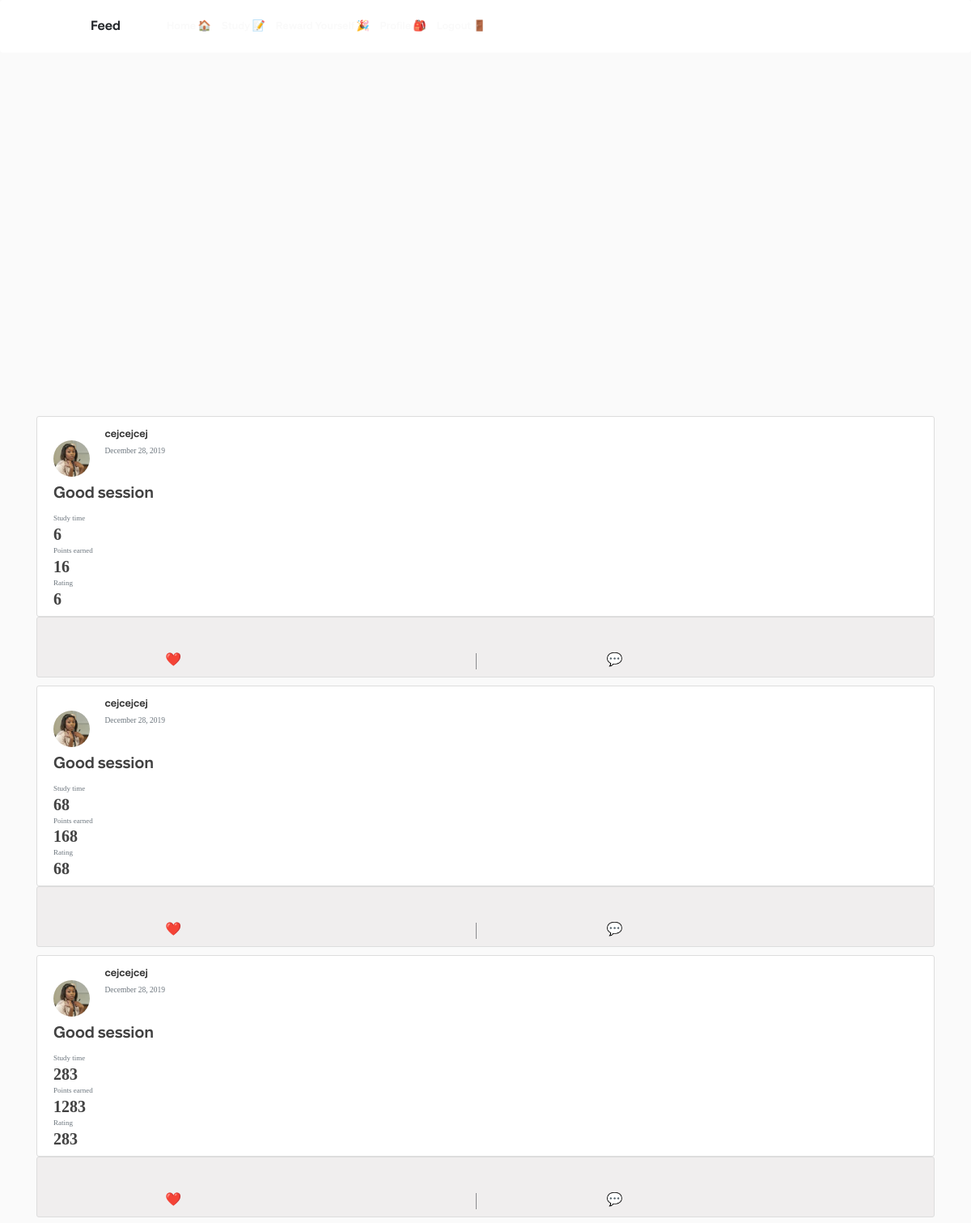
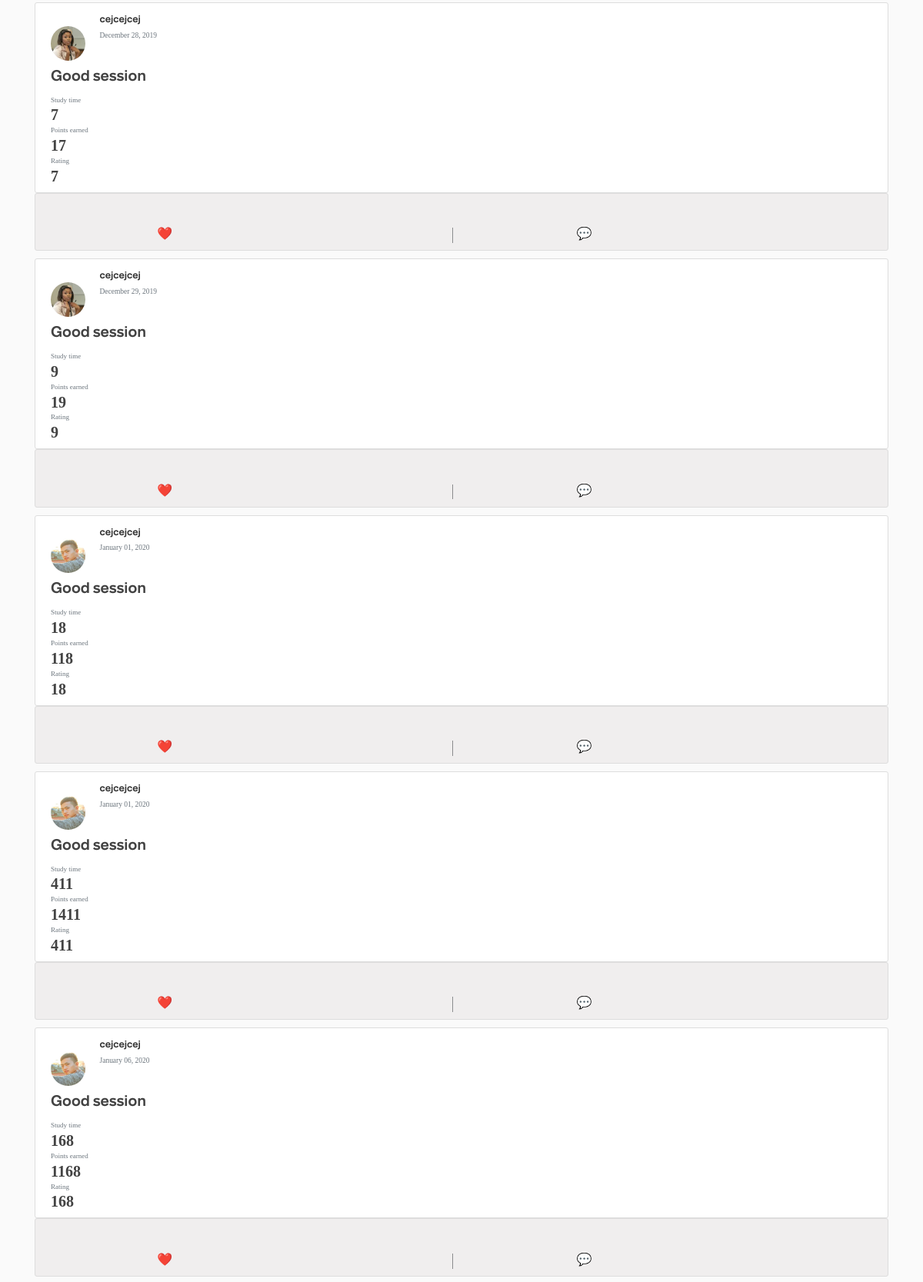
The page /rewards/purchase_rewards/go_home/ (signed in, upper part) on the database its author committed (2 pictures, top to bottom).
### blog/models.py (models this page shows, shortened)
class Post(models.Model):
    objects = models.Manager()
    title = "title" #models.CharField(max_length=100)
    time_studied = models.IntegerField(default=20)
    date_posted = models.DateTimeField(default=timezone.now)
    author = models.ForeignKey(User, on_delete=models.CASCADE)

### users/models.py (models this page shows, shortened)
class Profile(models.Model):
    user = models.OneToOneField(User, on_delete=models.CASCADE)
    profile_pictures = [
        "asian_student.jpeg",
        "black_and_white_photo.jpg",
        "college_student.jpeg",
        "girl_looking_sideways.jpg",
        "nerdy_guy.jpg",
        "science_student.jpeg",
        "student_sitting_on_grass.jpg",
    ]
    for i in range(len(profile_pictures)):
        profile_pictures[i] = "potential_pics/" + profile_pictures[i]
    image = models.ImageField(
        default=random.choice(profile_pictures), upload_to="profile_pics"
    )
    wallet_points = models.BigIntegerField(default=0)
    university = models.CharField(default="", max_length=35)
    subject = models.CharField(default="", max_length=35)

### blog/views.py (the view)
# urls.py: path('', PostListView.as_view(), name='blog-home'),
def home(request):
    context = {"posts": Post.objects.all()}
    return render(request, "blog/home.html", context)

### blog/templates/blog/home.html (shortened to what this page needs)
{% extends "blog/base.html" %}
{% block content %}
<head>
</head>
{% for post in posts %}
<article class="media content-section">
  <div style="inline-block;"> <img class="rounded-circle article-img" src="{{ post.author.profile.image.url }}">
    <div style="display:inline-block;">
      <div class="media-body">
        <div class="article-metadata" <small style="font-weight:600" class="text-muted">
          {{request.session.first_name}}</small></br>
          <small class="text-muted">{{ post.date_posted|date:"F d, Y" }}</small>
        </div>
      </div>
    </div>
    <div class="media-body">
      <h2 style="font-size:20px;font-weight:600;"><a class="article-title" href="{% url 'post-detail' post.id %}">Good
          session</a></h2>
      <div>
        <div class="feednotes" id="feednote">
          <p class="text-muted"> Study time </p>
          <p style="font-weight:600;font-size:20px;" class="article-content">{{ post.time_studied }}</p>
        </div style="margin-left:">
        <div class="feednotes" id="feednote">
          <p class="text-muted"> Points earned </p>
          <p style="font-weight:600;font-size:20px;" class="article-content">1{{ post.time_studied }}</p>
        </div>
        <div style="border-width:0" class="feednotes" id="feednote">
          <p class="text-muted">Rating</p>
          <p style="font-weight:600;font-size:20px;" class="article-content">{{ post.time_studied }}</p>
        </div>
      </div>
    </div>
</article>
<div id="likebox" style="margin-top:0px;padding-top:0px;" class="media content-section likebox">
  <div style="width:100%;padding-top:4%;">
    <div class="feednotes likes">
      &nbsp&#10084;&#65039;
    </div>
    <div class="feednotes likes" style="border-width:0px;">
      &nbsp;&#x1F4AC;
    </div>
  </div>
</div>
{% endfor %}
{% endblock content %}

### static/blog/main1.css (style rules this page uses)
body { background: #fafafa; color: #333333; }
h1, h2, h3, h4, h5, h6 { color: #444444; }
.content-section { background: #ffffff; padding: 10px 20px; border: 1px solid #dddddd; border-radius: 3px; }
#likebox { background-color:#eae7e79e; margin-top:0px; padding-top:0px; height: 0.157%; padding: 0px; }
.article-title { color: #424242; font-family: comment; }
.article-content { white-space: pre-line; color: #424242; font-family: number; }
.article-img { height: 45px; width: 45px; margin-right: 16px; }
.article-metadata { padding-bottom: 1px; margin-bottom: 4px; margin-top: 2px; }

### static/css/timernew.css (style rules this page uses)
body { background: #fafafa; color: #333333; margin-top: 5rem; }

### rows shown on the page
Post: author.profile.image (picture), session.first_name "cejcejcej", date_posted "December 28, 2019", time_studied "6"
Post: author.profile.image (picture), session.first_name "cejcejcej", date_posted "December 28, 2019", time_studied "68"
Post: author.profile.image (picture), session.first_name "cejcejcej", date_posted "December 28, 2019", time_studied "283"
Post: author.profile.image (picture), session.first_name "cejcejcej", date_posted "December 28, 2019", time_studied "7"
Post: author.profile.image (picture), session.first_name "cejcejcej", date_posted "December 29, 2019", time_studied "9"
Post: author.profile.image (picture), session.first_name "cejcejcej", date_posted "January 01, 2020", time_studied "18"
Post: author.profile.image (picture), session.first_name "cejcejcej", date_posted "January 01, 2020", time_studied "411"
Post: author.profile.image (picture), session.first_name "cejcejcej", date_posted "January 06, 2020", time_studied "168"
